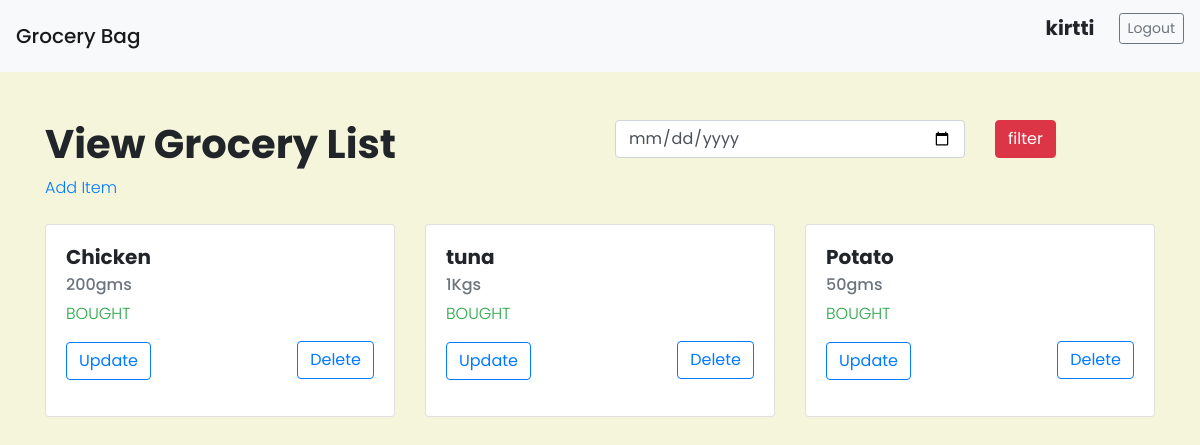
/bag/ (signed in), run on an earlier commit of the app's database.
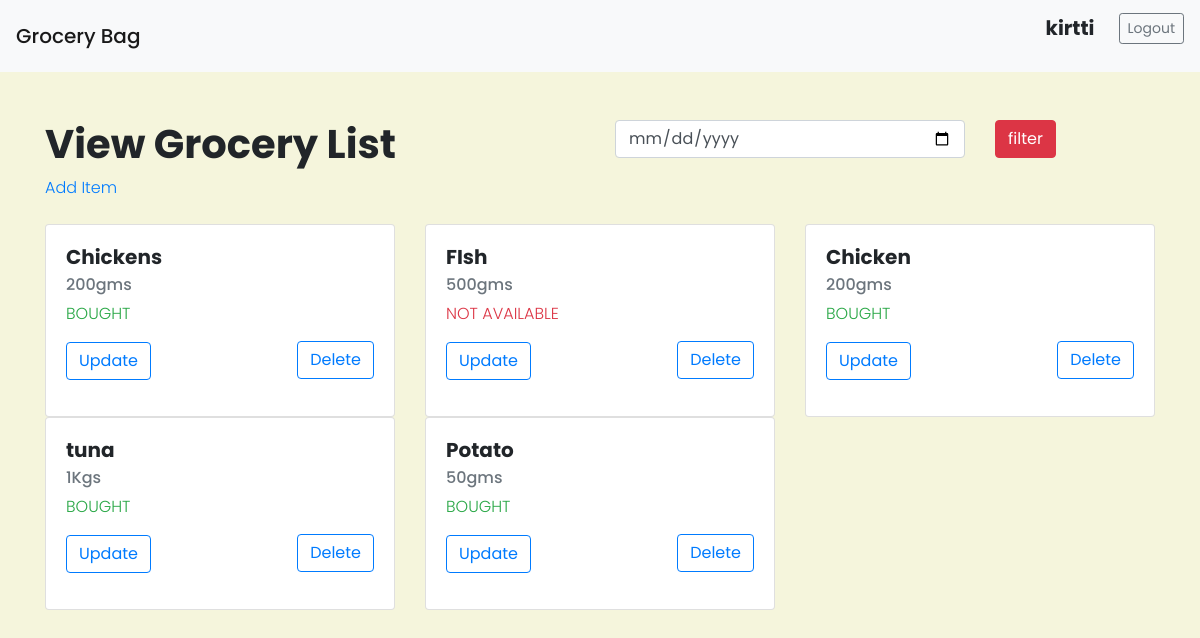
And on a later commit of the database.
### bag/models.py (models this page shows, shortened)
class Groceries(models.Model):
    name = models.CharField(max_length=100,null=False)
    quantity=models.CharField(max_length=20,null=False)
    status=models.CharField(max_length=20, choices=FLAGS , default="0")
    date= models.DateField(null=False)
    user=models.ForeignKey(User, on_delete=models.CASCADE)

### bag/views.py (the view)
# urls.py: path('', views.index, name='index'),
def index(request):
    if request.method=='GET':
        groceries=Groceries.objects.filter(user=request.user).order_by('-date')
        return render(request, 'index.html' , {'groceries':groceries})
    else:
        date_filter = request.POST['date']
        groceries=Groceries.objects.filter(date=date_filter)
        return render(request, 'index.html' , {'groceries':groceries , 'date_filter': date_filter})

### bag/templates/index.html (shortened to what this page needs)
<html>
    <head>
        <link rel="stylesheet" href="https://maxcdn.bootstrapcdn.com/bootstrap/4.4.1/css/bootstrap.min.css">
        {%load static%}
        <link rel="stylesheet" href="{% static 'functions/css/style.css' %}">
    </head>
    <body>
    <nav class="navbar navbar-light bg-light">
        <span class="navbar-brand mb-0 h1">Grocery Bag</span>
            <form class="form-inline" action="{% url 'bag:logOut' %}" method="POST">
             <h5 class="my-2 mr-sm-4">{{user.username}}</h5>
            <button class="btn btn-sm btn-outline-secondary" type="submit">Logout</button>
            </form>
    </nav>
        <div class="container mt-5">
            <div class="row">
                <div class="col-lg-6">
                    <h1>View Grocery List</h1>
                </div>
                <div class="col-lg-6 float-right">
                    <div class="row">
                        <div class="col-lg-8">
                            <form method="POST">
                            <input type="date" class="form-control" name="date" id="date" value="{{date_filter}}">
                        </div>
                        <div class="col-lg-4">
                            <input type="submit" class="btn btn-danger" value="filter">
                        </div>
                    </div>
                </div>
            </div>
            <div>
               <a href="{% url 'bag:add' %}" >Add Item</a>
            </div>
            <div class="row mt-4">
                {% for item in groceries %}
                <div class="col-lg-4">
                    <div class="card">
                        <div class="card-body">
                          <h5 class="card-title">{{item.name}}</h5>
                          <h6 class="card-subtitle mb-2 text-muted">{{item.quantity}}</h6>
                          {% if item.get_status_display == 'BOUGHT' %}
                            <p class="text-success">{{item.get_status_display}}</p>
                          {% endif %}
                          {% if item.get_status_display == 'NOT AVAILABLE' %}
                            <p class="text-danger">{{item.get_status_display}}</p>
                          {% endif %}
                          <p><a href="{% url 'bag:update' item.id %}"><button id="update" class="btn btn-outline-primary">Update</button></a></p>
                          <form method="POST" action="{% url 'bag:delete' item.id %}">
                          <div class="button_action"><button style="float:right;margin-top:-55px;" id="delete" data-toggle="modal" data-target="#exampleModal" class="btn btn-outline-primary" type="submit">Delete</button></div>
                          </form>
                        </div>
                      </div>
                </div>
                {% endfor %}
            </div>
        </div>
    </body>
</html>

### bag/static/functions/css/style.css (style rules this page uses)
body { font-family: 'Poppins', sans-serif; font-weight: 300; background-color: beige; }
h1, h2, h3, h4, h5 { font-family: 'Poppins', sans-serif; font-weight: 700; }

What changed in the data, as far as the page shows it:
added Groceries: name "Chickens", quantity "200gms", status "BOUGHT"
added Groceries: name "FIsh", quantity "500gms", status "NOT AVAILABLE"
